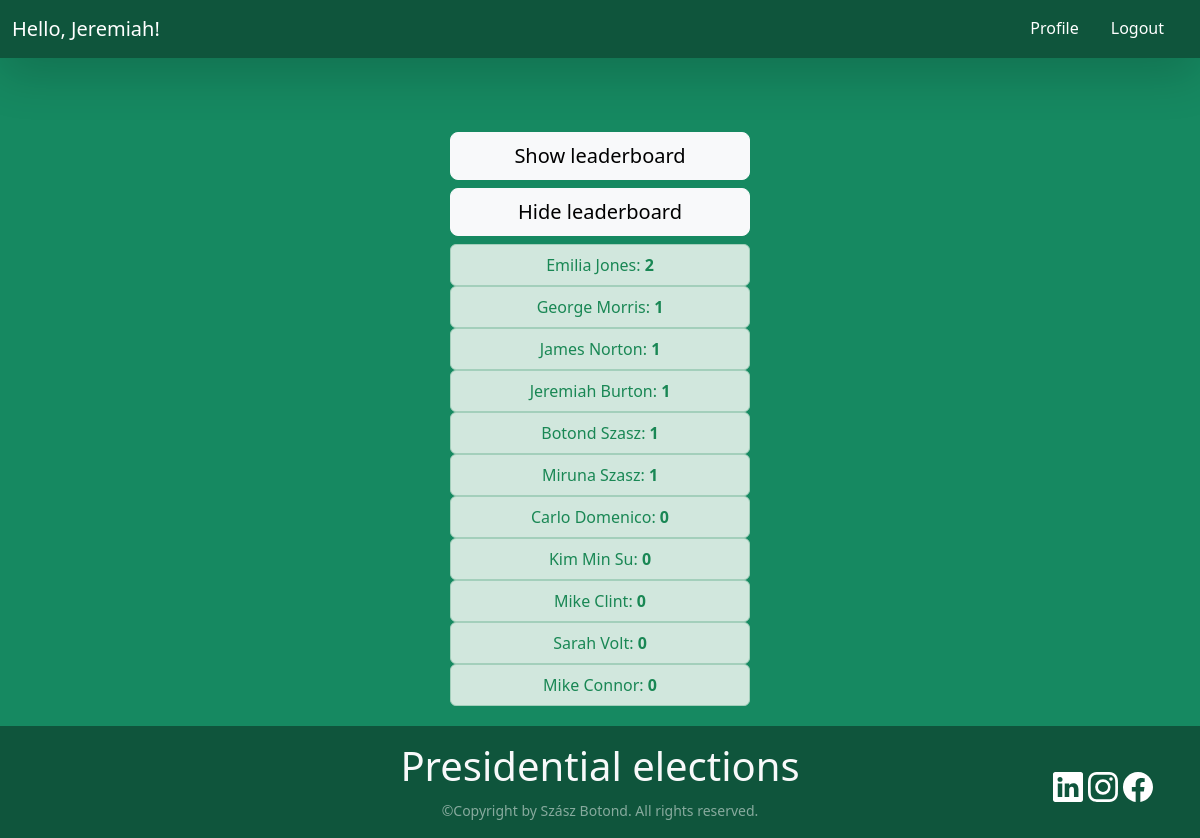
The page /show_leaderboard (signed in) on the database as committed earlier.
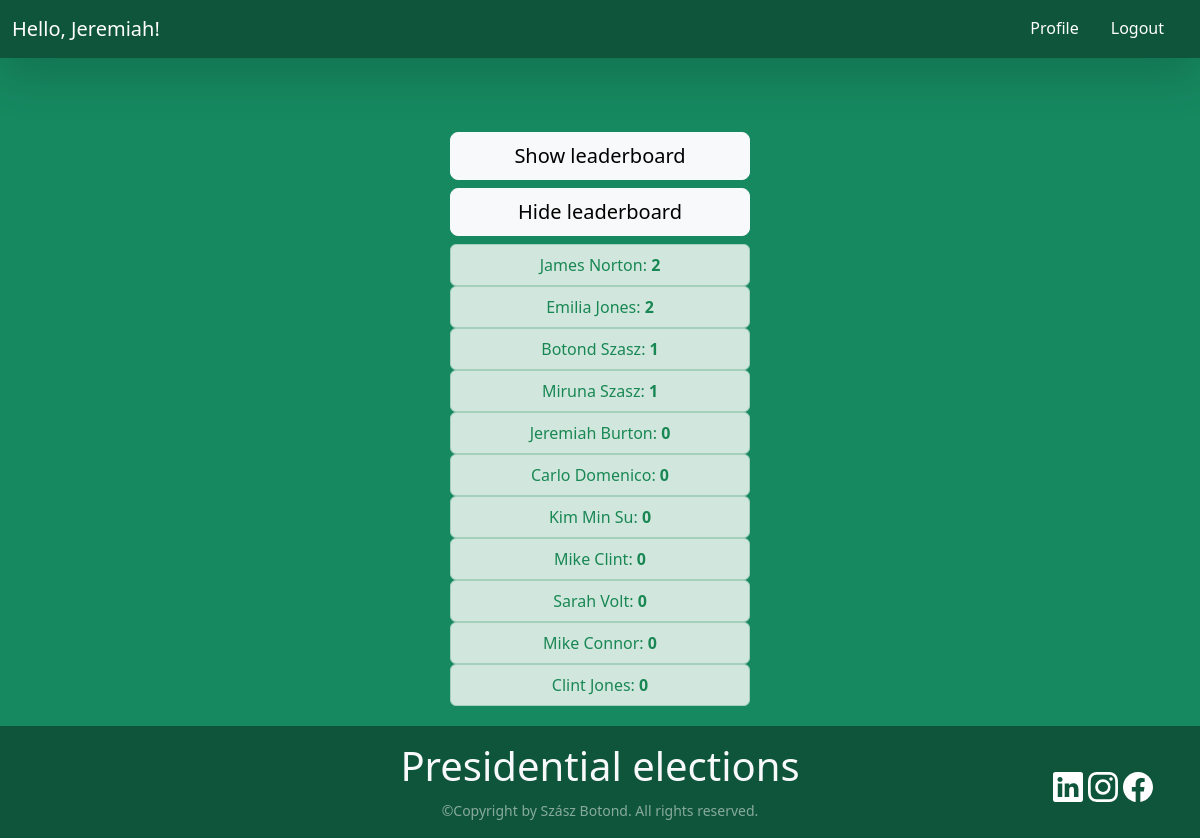
The same page on the database as committed later.
### authentication/models.py (models this page shows)
class Profile(models.Model):
    user = models.OneToOneField(User, on_delete=models.CASCADE)
    user_bio = models.TextField(max_length=500, default="Default description")
    hasVoted = models.BooleanField(default=False)
    votedFor = models.IntegerField(default=None, editable=True, null=True)
    numberOfVotes = models.IntegerField(default=0, editable=True)
    hasApplied = models.BooleanField(default=False)
    linkFacebook = models.TextField(max_length=1000, default="")
    linkInstagram = models.TextField(max_length=1000, default="")
    linkLinkedin = models.TextField(max_length=1000, default="")

### authentication/views.py (the view)
# urls.py: path('show_leaderboard', views.show_leaderboard, name="show_leaderboard"),
def show_leaderboard(request):
    all_candidates = Profile.objects.filter(hasApplied=True).order_by('-numberOfVotes')
    current_user = request.user
    firstName = current_user.first_name
    lastName = current_user.last_name
    return render(request, "main-page.html", {"all_candidates":all_candidates, 'firstName': firstName, 'lastName': lastName})

### authentication/templates/main-page.html (shortened to what this page needs)
{% load static %}
<!DOCTYPE html>
<html lang="en">
<head>
    <link href="https://cdn.jsdelivr.net/npm/bootstrap@5.3.2/dist/css/bootstrap.min.css" rel="stylesheet"
>
    <link rel="stylesheet" href="/static/style.css">
</head>
<body style="padding-top: 170px; display: flex; flex-direction: column; min-height: 100vh; width: 100%;">
    {% if user.is_authenticated %}
    <nav class="navbar navbar-expand-lg shadow-lg fixed-top" style="background-color: rgb(15, 85, 60);">
        <div class="container-fluid">
            <a class="navbar-brand text-white" href="/profile">Hello, {{firstName.title}}!</a>
            <div class="collapse navbar-collapse" id="navbarSupportedContent">
                <ul class="navbar-nav justify-content-end flex-grow-1 pe-3 nav-underline">
                    <li class="nav-item">
                        <a class="nav-link text-white" aria-current="page" href="/profile">Profile</a>
                    </li>
                    <li class="nav-item">
                        <a class="nav-link text-white" aria-current="page" href="/logout">Logout</a>
                    </li>
                </ul>
            </div>
        </div>
    </nav>
    <div class="d-grid gap-2 justify-content-center" style="padding-bottom: 20px;">
        <a class="btn btn-lg btn-light h-auto d-inline-block " href="/show_leaderboard" type="submit" role="button">Show
            leaderboard</a>
        <a class="btn btn-lg btn-light h-auto d-inline-block " href="/main_page" type="submit" role="button">Hide
            leaderboard</a>
        <div id="main-page-container" class="d-grid gap-2" style="height: auto; width: 300px;">
            <div id="profile-list" class="h-auto">
                {% if all_candidates %}
                {% for profile in all_candidates %}
                <ul class="list-group">
                    <li class="list-group-item list-group-item-success  text-center">
                        <a href="{% url 'view_profile' profile.user.id %}"
                            class="link-success link-underline-opacity-0 link-underline-opacity-75-hover link-offset-2">
                            {{ profile.user.first_name.title }} {{ profile.user.last_name.title }}: <strong>{{ profile.numberOfVotes }}</strong></a>
                    </li>
                </ul>
                {% endfor %}
                {% endif %}
            </div>
        </div>
    </div>
    {% include 'footer.html' %}
    {% else %}
    <div class="d-grid gap-2">
        <button class="btn btn-light btn-lg" type="submit"><a href="/login" class="form-text">Login</a></button>
        <button class="btn btn-light btn-lg" type="submit"><a href="/register" class="form-text">Register</a></button>
    </div>
    {% endif %}
</body>
</html>

### authentication/templates/footer.html (shortened to what this page needs)
<footer class="py-3 sticky-bottom w-100" style="background-color: rgb(15, 85, 60); margin-top: auto;">
    <div class="container">
        <div class="row">
            <div class="col">
            </div>
            <div class="col-6 text-center text-light">
                <p class="display-6 mb-2">Presidential elections</p>
                <small class="text-white-50">&copy;Copyright by Szász Botond. All rights reserved.</small>
            </div>
            <div class="col">
                <div class="d-inline" style="padding-right: 5px; float: right; margin-top: 30px;">
                    <a href="{{ user.profile.linkFacebook }}" target="_blank" rel="noopener noreferrer">
                    </a>
                </div>
                <div class="d-inline" style="padding-right: 5px; float: right; margin-top: 30px;">
                    <a href="{{ user.profile.linkInstagram }}" target="_blank" rel="noopener noreferrer">
                    </a>
                </div>
                <div class="d-inline" style="padding-right: 5px; float: right; margin-top: 30px;">
                    <a href="{{ user.profile.linkLinkedin }}" target="_blank" rel="noopener noreferrer">
                    </a>
                </div>
            </div>
        </div>
    </div>
</footer>

### authentication/static/style.css (style rules this page uses)
html, body { --color-primary: rgb(22, 137, 97); --color-primary-dark: rgb(15, 85, 60); --color-secondary: rgb(47, 81, 135); --color-error: rgb(222, 39, 39); --color-success: rgb(67, 176, 67); --border-radius: 5px; margin: 0px; padding: 0px; height: 100%; min-height: 100vh; display: flex; flex-direction: column; justify-content: center; align-items: center; background-color: var(--color-primary); }

Rows that differ between the two databases and show on the page:
no longer on this page (row edited): Profile: user.first_name "George", user.last_name "Morris", numberOfVotes "1"
changed Profile "James": numberOfVotes "1" → "2"; moves up the list
changed Profile "Jeremiah": numberOfVotes "1" → "0"; moves down the list
added Profile: user.first_name "Clint", user.last_name "Jones", numberOfVotes "0"
